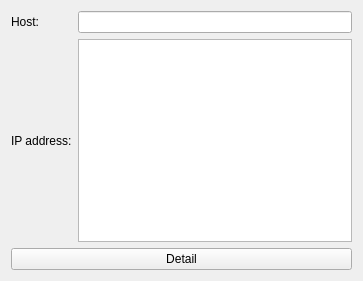
<?xml version="1.0" encoding="UTF-8"?>
<ui version="4.0">
 <class>Widget</class>
 <widget class="QWidget" name="Widget">
  <property name="geometry">
   <rect>
    <x>0</x>
    <y>0</y>
    <width>363</width>
    <height>281</height>
   </rect>
  </property>
  <property name="windowTitle">
   <string>Widget</string>
  </property>
  <layout class="QGridLayout" name="gridLayout">
   <item row="1" column="0">
    <widget class="QLabel" name="ip_label">
     <property name="text">
      <string>IP address:</string>
     </property>
    </widget>
   </item>
   <item row="0" column="0">
    <widget class="QLabel" name="host_label">
     <property name="text">
      <string>Host:</string>
     </property>
    </widget>
   </item>
   <item row="0" column="1">
    <widget class="QLineEdit" name="host_edit"/>
   </item>
   <item row="2" column="0" colspan="2">
    <widget class="QPushButton" name="refres_button">
     <property name="text">
      <string>Detail</string>
     </property>
    </widget>
   </item>
   <item row="1" column="1">
    <widget class="QTextEdit" name="ip_edit"/>
   </item>
  </layout>
 </widget>
 <resources/>
 <connections/>
</ui>
